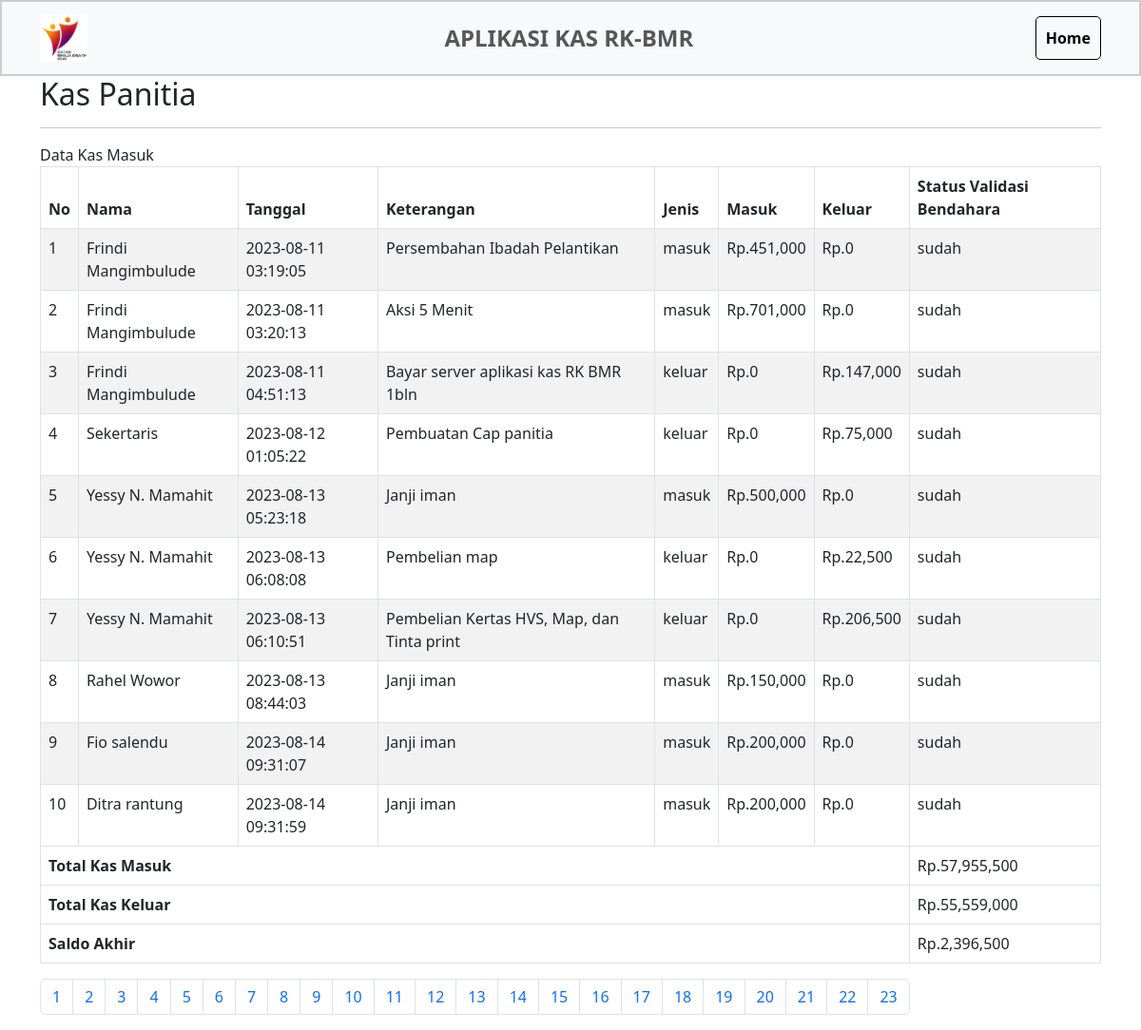
/user/rekap.php (signed in), run on the app's committed database.
### tables this page shows
CREATE TABLE `rekap` (
  `id` int(11) NOT NULL,
  `nama` varchar(100) NOT NULL,
  `keterangan` varchar(225) NOT NULL,
  `jenis` varchar(10) NOT NULL,
  `ket` varchar(10) NOT NULL,
  `tanggal` datetime NOT NULL DEFAULT current_timestamp(),
  `masuk` varchar(64) NOT NULL,
  `keluar` varchar(64) NOT NULL
);

### user/rekap.php (the view, shortened to what this page needs)
<!DOCTYPE html>
<html lang="id">
<head>
    <link href="https://cdn.jsdelivr.net/npm/bootstrap@5.3.0/dist/css/bootstrap.min.css" rel="stylesheet">
</head>
<body>
    <nav class="navbar navbar-expand-lg navbar-light bg-light">
        <div class="container">
            <a class="navbar-brand" href="#">
                <img src="../public/download.jpeg" alt="Logo" class="navbar-logo">
            </a>
            <div class="navbar-text">
                APLIKASI KAS RK-BMR
            </div>
            <a href="index.php" class="btn-back">Home</a>
        </div>
    </nav>
    <div class="container">
        <?php
        include "../funtion/koneksi.php";
        $limit = 10;
        $page = isset($_GET['page']) ? $_GET['page'] : 1;
        $start = ($page - 1) * $limit;
        $tampilKas = $conn->query("SELECT * FROM rekap LIMIT $start, $limit") or die(mysqli_error($conn));
        ?>
        <h2>Kas Panitia</h2>
        <hr>
        <div class="panel panel-danger">
            <div class="panel-heading">
                Data Kas Masuk
            </div>
            <div class="panel-body">
                <div class="table-responsive">
                    <table class="table table-striped table-bordered table-hover" id="dataTables-example">
                        <thead>
                            <tr>
                                <th>No</th>
                                <th>Nama</th>
                                <th>Tanggal</th>
                                <th>Keterangan</th>
                                <th>Jenis</th>
                                <th>Masuk</th>
                                <th>Keluar</th>
                                <th>Status Validasi Bendahara</th>
                            </tr>
                        </thead>
                        <tbody>
                            <?php
                            $no = $start + 1;
                            while ($data = $tampilKas->fetch_assoc()) : ?>
                                <tr>
                                    <td><?= $no++; ?></td>
                                    <td><?= $data['nama']; ?></td>
                                    <td><?= $data['tanggal']; ?></td>
                                    <td><?= $data['keterangan']; ?></td>
                                    <td><?= $data['jenis']; ?></td>
                                    <td>Rp.<?= number_format($data['masuk']); ?></td>
                                    <td>Rp.<?= number_format($data['keluar']); ?></td>
                                    <td><?= $data['ket']; ?></td>
                                </tr>
                            <?php endwhile; ?>
                        </tbody>
                        <tfoot>
                            <?php
                            $sql = "SELECT SUM(masuk) AS total_masuk, SUM(keluar) AS total_keluar FROM rekap WHERE ket = 'sudah'";
                            $result = $conn->query($sql);
                            if ($result->num_rows > 0) {
                                $row = $result->fetch_assoc();
                                $totalMasuk = $row['total_masuk'];
                                $totalKeluar = $row['total_keluar'];
                                $saldoAkhir = $totalMasuk - $totalKeluar;
                            }
                            ?>
                            <tr>
                                <th colspan="7">Total Kas Masuk</th>
                                <td>Rp.<?= number_format($totalMasuk); ?></td>
                            </tr>
                            <tr>
                                <th colspan="7">Total Kas Keluar</th>
                                <td>Rp.<?= number_format($totalKeluar); ?></td>
                            </tr>
                            <tr>
                                <th colspan="7">Saldo Akhir</th>
                                <td>Rp.<?= number_format($saldoAkhir); ?></td>
                            </tr>
                        </tfoot>
                    </table>
                </div>
                <?php
                $total_records = mysqli_num_rows($conn->query("SELECT * FROM rekap"));
                $total_pages = ceil($total_records / $limit);
                echo "<ul class='pagination'>";
                for ($i = 1; $i <= $total_pages; $i++) {
                    echo "<li class='page-item'><a class='page-link' href='?page=" . $i . "'>" . $i . "</a></li>";
                }
                echo "</ul>";
                ?>
            </div>
        </div>
    </div>
</body>
</html>

### user/rekap.php (style rules this page uses)
.navbar { border: 2px solid #ccc; font-weight: bold; }
.navbar-brand { font-size: 24px; }
.navbar-text { text-align: center; flex: 1; font-size: 24px; }
.navbar-logo { width: 50px; height: 50px; }
.btn-back { border: 1px solid black; border-radius: 5px; text-decoration: none; padding: 10px; color: black; }

### data on the page
rekap: nama "Frindi Mangimbulude", tanggal "2023-08-11 03:19:05", keterangan "Persembahan Ibadah Pelantikan", jenis "masuk", masuk "451,000", keluar "0", ket "sudah"
rekap: nama "Frindi Mangimbulude", tanggal "2023-08-11 03:20:13", keterangan "Aksi 5 Menit", jenis "masuk", masuk "701,000", keluar "0", ket "sudah"
rekap: nama "Frindi Mangimbulude", tanggal "2023-08-11 04:51:13", keterangan "Bayar server aplikasi kas RK BMR 1bln", jenis "keluar", masuk "0", keluar "147,000", ket "sudah"
rekap: nama "Sekertaris", tanggal "2023-08-12 01:05:22", keterangan "Pembuatan Cap panitia", jenis "keluar", masuk "0", keluar "75,000", ket "sudah"
rekap: nama "Yessy N. Mamahit", tanggal "2023-08-13 05:23:18", keterangan "Janji iman", jenis "masuk", masuk "500,000", keluar "0", ket "sudah"
rekap: nama "Yessy N. Mamahit", tanggal "2023-08-13 06:08:08", keterangan "Pembelian map", jenis "keluar", masuk "0", keluar "22,500", ket "sudah"
rekap: nama "Yessy N. Mamahit", tanggal "2023-08-13 06:10:51", keterangan "Pembelian Kertas HVS, Map, dan Tinta print", jenis "keluar", masuk "0", keluar "206,500", ket "sudah"
rekap: nama "Rahel Wowor", tanggal "2023-08-13 08:44:03", keterangan "Janji iman", jenis "masuk", masuk "150,000", keluar "0", ket "sudah"
rekap: nama "Fio salendu", tanggal "2023-08-14 09:31:07", keterangan "Janji iman", jenis "masuk", masuk "200,000", keluar "0", ket "sudah"
rekap: nama "Ditra rantung", tanggal "2023-08-14 09:31:59", keterangan "Janji iman", jenis "masuk", masuk "200,000", keluar "0", ket "sudah"

### other printed values
$totalMasuk "57,955,500"
$totalKeluar "55,559,000"
$saldoAkhir "2,396,500"
